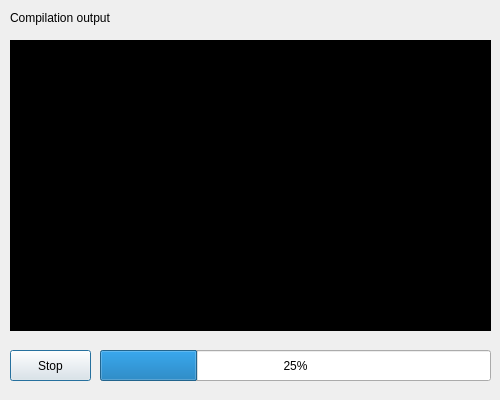
<?xml version="1.0" encoding="UTF-8"?>
<ui version="4.0">
 <class>CompileDialog</class>
 <widget class="QDialog" name="CompileDialog">
  <property name="windowModality">
   <enum>Qt::WindowModal</enum>
  </property>
  <property name="geometry">
   <rect>
    <x>0</x>
    <y>0</y>
    <width>500</width>
    <height>400</height>
   </rect>
  </property>
  <property name="minimumSize">
   <size>
    <width>500</width>
    <height>400</height>
   </size>
  </property>
  <property name="maximumSize">
   <size>
    <width>500</width>
    <height>400</height>
   </size>
  </property>
  <property name="windowTitle">
   <string>Compiling game...</string>
  </property>
  <property name="windowIcon">
   <iconset resource="resources.qrc">
    <normaloff>:/icons/run</normaloff>:/icons/run</iconset>
  </property>
  <widget class="QPushButton" name="btnStop">
   <property name="geometry">
    <rect>
     <x>10</x>
     <y>350</y>
     <width>81</width>
     <height>31</height>
    </rect>
   </property>
   <property name="text">
    <string>Stop</string>
   </property>
   <property name="icon">
    <iconset resource="resources.qrc">
     <normaloff>:/icons/cancel</normaloff>:/icons/cancel</iconset>
   </property>
  </widget>
  <widget class="QProgressBar" name="prbProgress">
   <property name="geometry">
    <rect>
     <x>100</x>
     <y>350</y>
     <width>391</width>
     <height>31</height>
    </rect>
   </property>
   <property name="value">
    <number>25</number>
   </property>
  </widget>
  <widget class="QPlainTextEdit" name="txtConsole">
   <property name="geometry">
    <rect>
     <x>10</x>
     <y>40</y>
     <width>481</width>
     <height>291</height>
    </rect>
   </property>
   <property name="font">
    <font>
     <family>Consolas</family>
     <pointsize>12</pointsize>
    </font>
   </property>
   <property name="autoFillBackground">
    <bool>false</bool>
   </property>
   <property name="styleSheet">
    <string notr="true">background-color: rgb(0, 0, 0);
color: rgb(181, 181, 181);</string>
   </property>
   <property name="plainText">
    <string/>
   </property>
  </widget>
  <widget class="QLabel" name="label">
   <property name="geometry">
    <rect>
     <x>10</x>
     <y>10</y>
     <width>171</width>
     <height>16</height>
    </rect>
   </property>
   <property name="text">
    <string>Compilation output</string>
   </property>
  </widget>
 </widget>
 <resources>
  <include location="resources.qrc"/>
 </resources>
 <connections/>
</ui>
